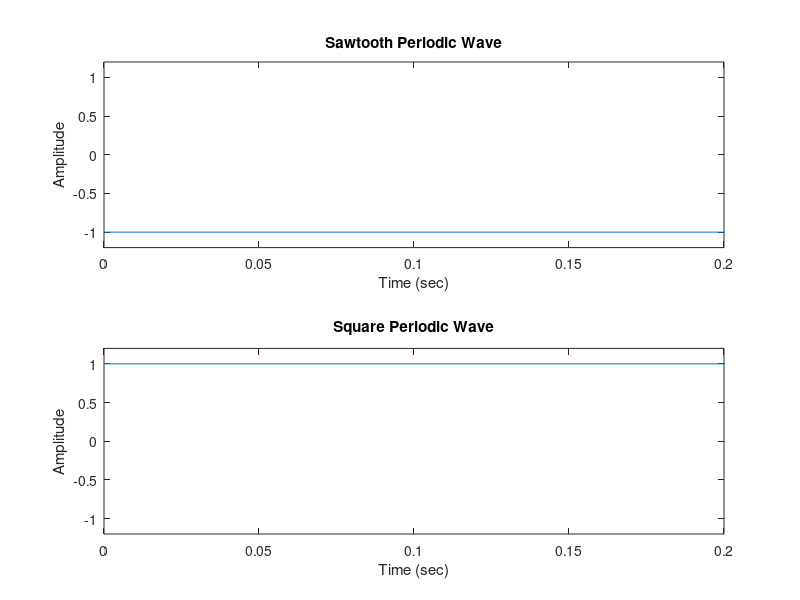

This chart was generated by the following MATLAB code:
%Periodic Wave Generation

fs = input('Enter Sample Rate:');
t = 0:1/fs:1.5;
x1 = sawtooth(2*pi*50*t);
x2 = square(2*pi*50*t);

subplot(2,1,1)
plot(t,x1)
axis([0 0.2 -1.2 1.2])
xlabel('Time (sec)')
ylabel('Amplitude') 
title('Sawtooth Periodic Wave')

subplot(2,1,2)
plot(t,x2)
axis([0 0.2 -1.2 1.2])
xlabel('Time (sec)')
ylabel('Amplitude')
title('Square Periodic Wave')